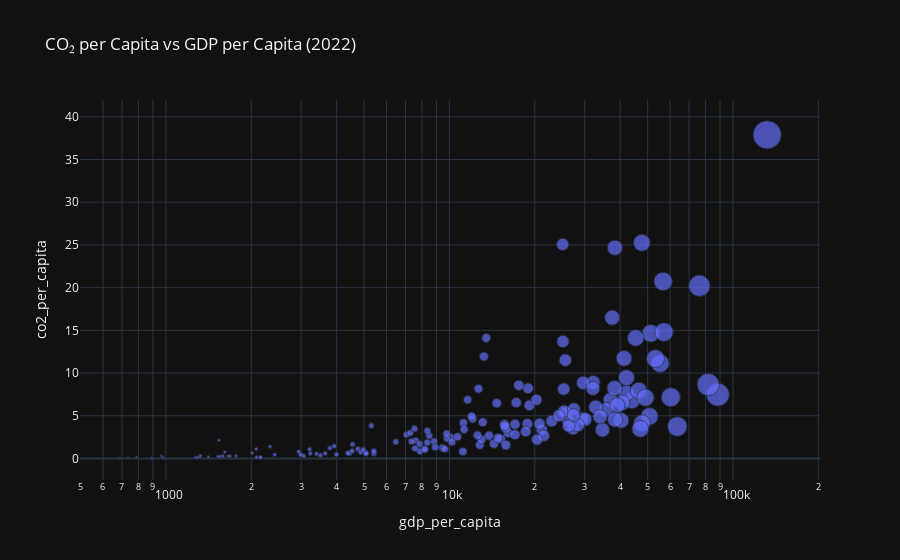

Here is the notebook cell this chart was saved with:
### Code cell
latest_year = df_ekc['year'].max()
df_latest = df_ekc[df_ekc['year'] == latest_year]

import plotly.express as px

fig = px.scatter(
    df_latest,
    x='gdp_per_capita',
    y='co2_per_capita',
    hover_name='country',
    size='gdp_per_capita',
    log_x=True,
    title=f"CO₂ per Capita vs GDP per Capita ({latest_year})"
)
fig.show()

### Figure 1 — Plotly figure (JSON) as saved in the notebook; plotly's stock layout.template omitted (floating-point values rounded to 4 significant figures; data arrays with more than 128 entries replaced by an {"elided": "..."} marker saying what was removed)
{"data": [{"hovertemplate": "<b>%{hovertext}</b><br><br>gdp_per_capita=%{marker.size}<br>co2_per_capita=%{y}<extra></extra>", "hovertext": {"elided": "164 str values"}, "legendgroup": "", "marker": {"color": "#636efa", "size": {"elided": "164 float values"}, "sizemode": "area", "sizeref": 330.0, "symbol": "circle"}, "mode": "markers", "name": "", "orientation": "v", "showlegend": false, "x": {"elided": "164 float values"}, "xaxis": "x", "y": {"elided": "164 float values"}, "yaxis": "y", "type": "scatter"}], "layout": {"xaxis": {"anchor": "y", "domain": [0.0, 1.0], "title": {"text": "gdp_per_capita"}, "type": "log"}, "yaxis": {"anchor": "x", "domain": [0.0, 1.0], "title": {"text": "co2_per_capita"}}, "legend": {"tracegroupgap": 0, "itemsizing": "constant"}, "title": {"text": "CO₂ per Capita vs GDP per Capita (2022)"}}}
